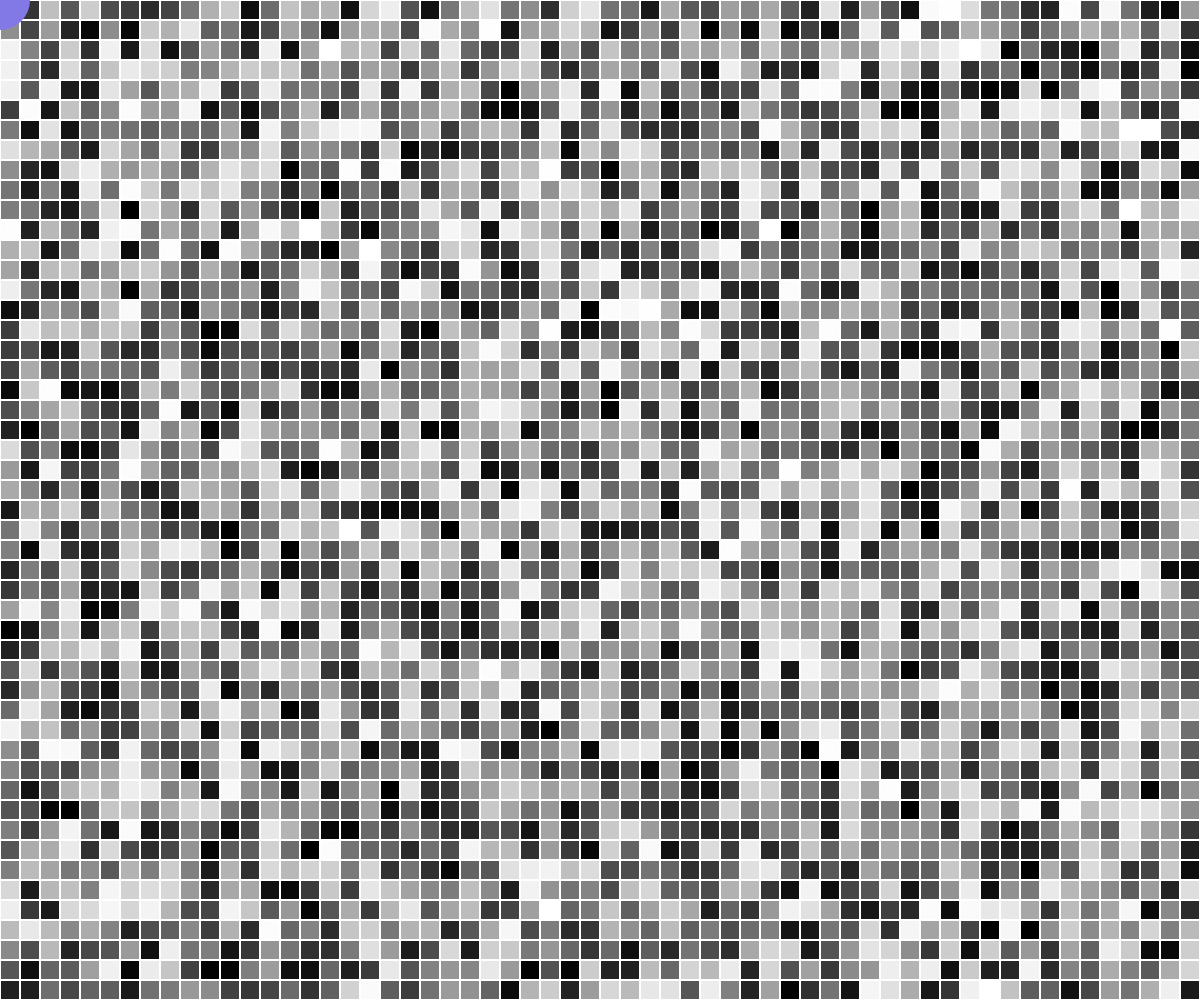
Frame 1 (no input)
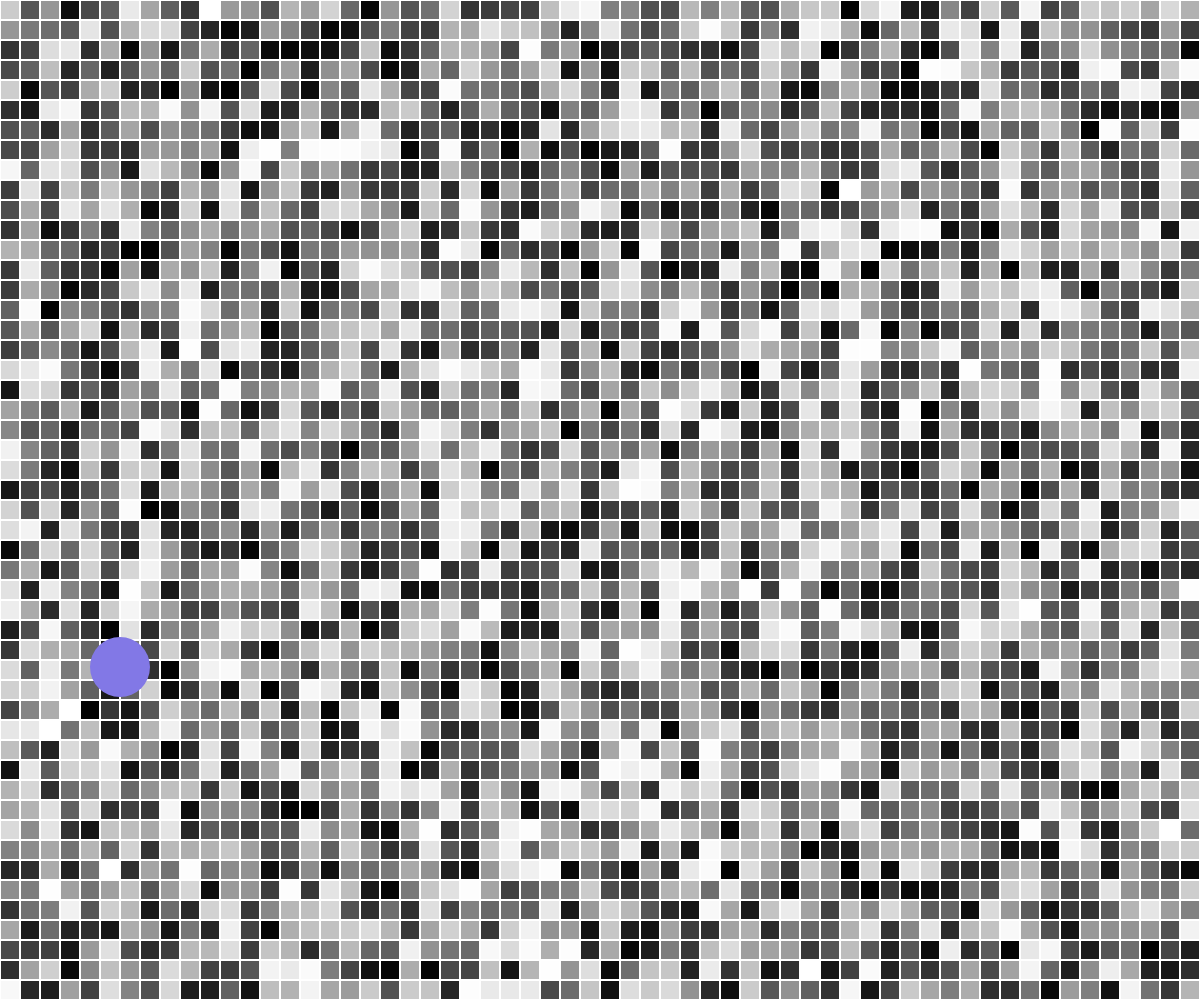
Frame 60 (no input)
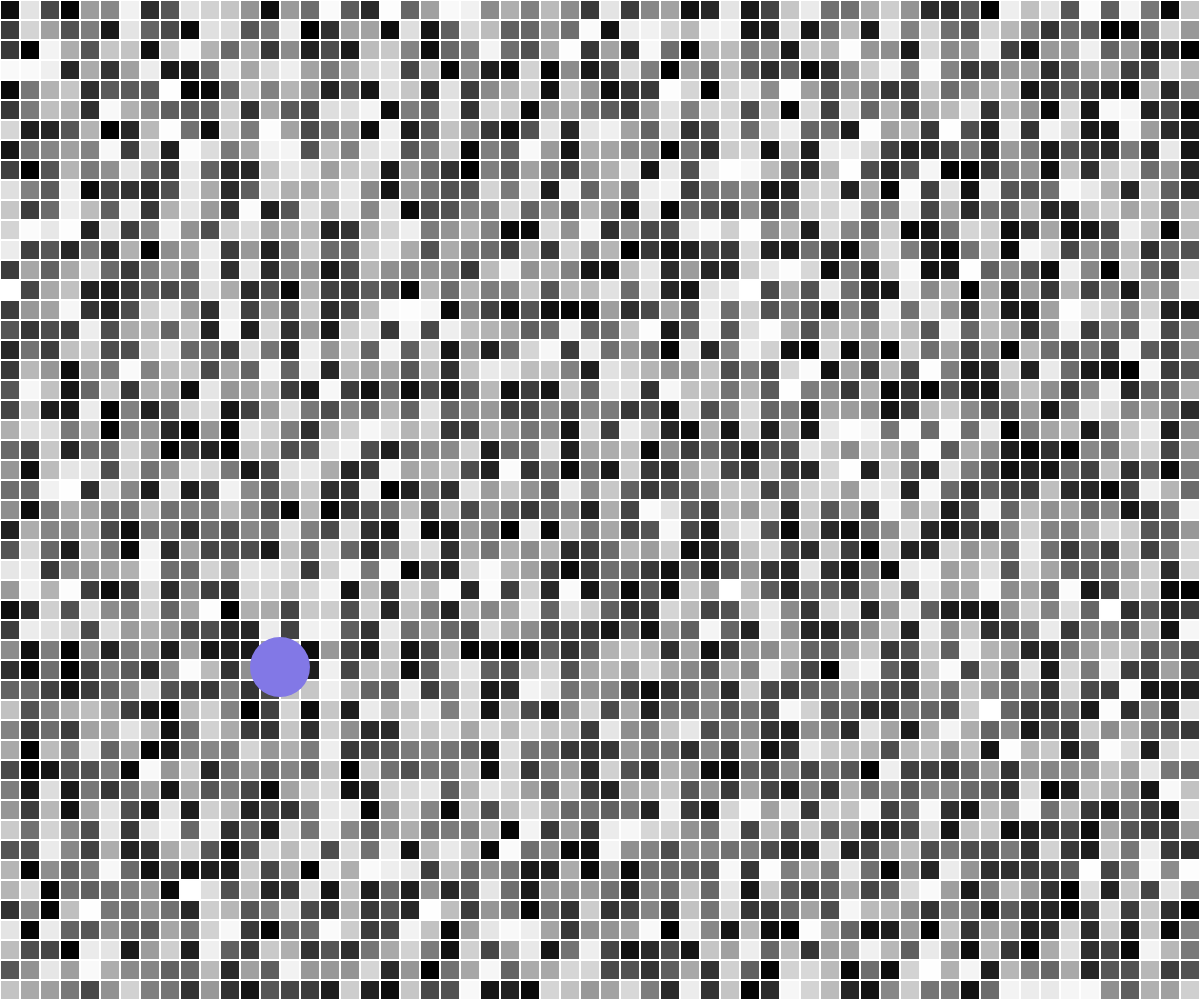
Frame 120 (the mouse pressed at the canvas centre since frame 60)

The p5.js sketch that drew these frames (run headless with seeded random() and noise() and a simulated clock; from frame 60 on, the mouse is pressed at the canvas centre):

// p5.js sketch
// ── sketch.js
var x;
var y;
var x1=0;
var y1=0;
var xspeed=40;
var yspeed=23;

function setup(){
  createCanvas(windowWidth,windowHeight);
}

function draw(){
  background(0);
  strokeWeight(2);
  stroke(255);
  fill(127);

 for (var y=0; y < height; y=y+20) {
  for (var x=0; x < width; x=x+20) {
  fill(random(255));
  rect(x,y,20,20);
  }
  }
  
  
  noStroke();
  fill(130,120,230);
  ellipse(x1,y1,60,60);
  
  x1=x1+xspeed;//ball moves in x axis
  y1=y1+yspeed;//ball moves in y axis
  
  //make the ball bounce between the walls
  if (x1 > width || x1 <0) {
    xspeed = xspeed*-1;
  }
  if (y1 > height || y1 <0) {
    yspeed = yspeed*-1;
  }
}
